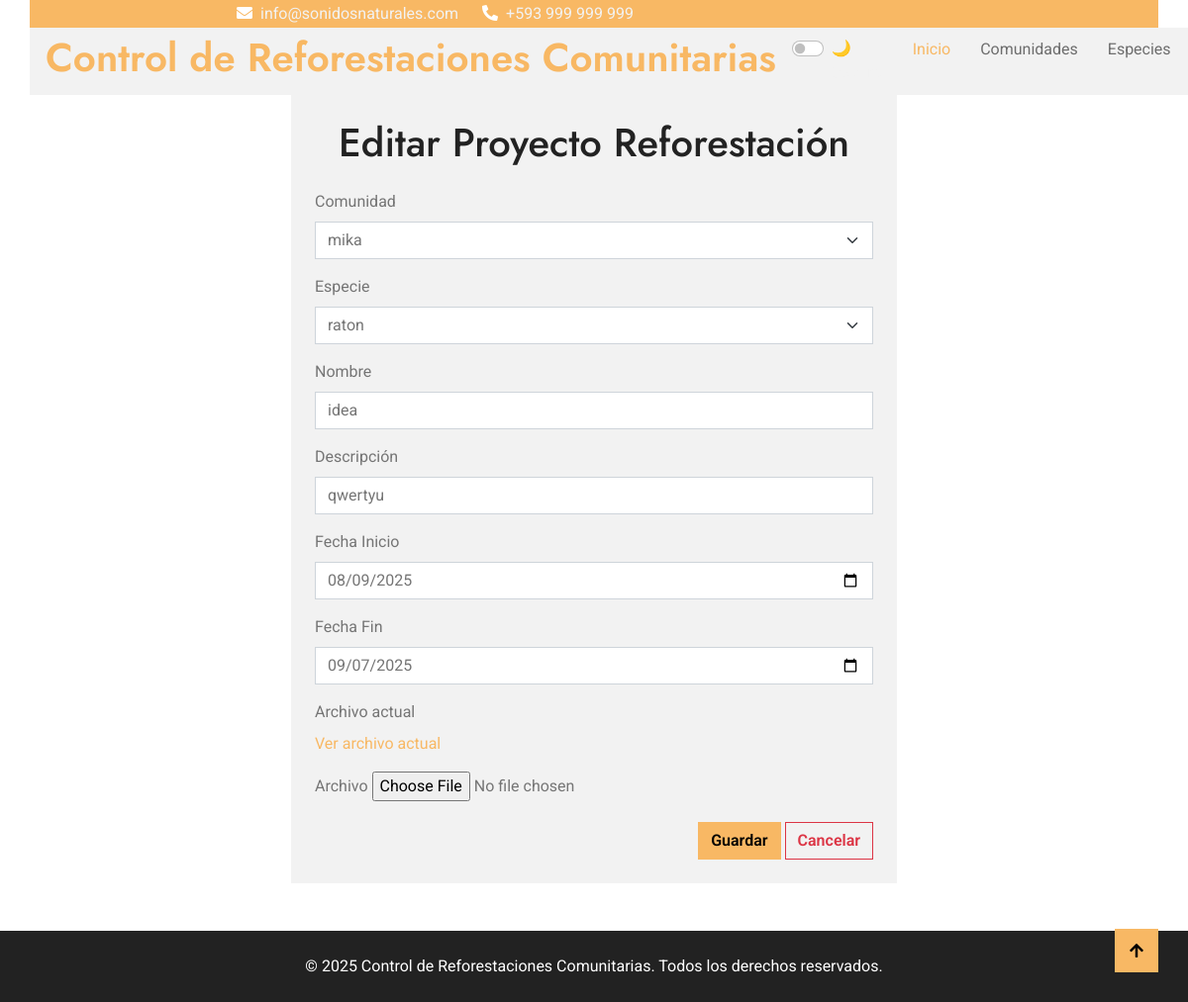
The app's page /proyecto/editar/3/ with its own data.
### Aplicaciones/Proyecto/models.py (models this page shows, shortened)
class Proyecto(models.Model):
    comunidad = models.ForeignKey(Comunidad, on_delete=models.CASCADE)
    especie = models.ForeignKey(Especie, on_delete=models.CASCADE)
    nombre = models.CharField(max_length=100)
    descripcion = models.TextField()
    fecha_inicio = models.DateField()
    fecha_fin = models.DateField()
    archivo = models.FileField(upload_to='media/proyectos/', blank=True)
    creado = models.DateTimeField(auto_now_add=True)
    actualizado = models.DateTimeField(auto_now=True)

### Aplicaciones/Comunidad/models.py (models this page shows, shortened)
class Comunidad(models.Model):
    nombre = models.CharField(max_length=100)
    latitud = models.DecimalField(max_digits=9, decimal_places=6)
    longitud = models.DecimalField(max_digits=9, decimal_places=6)
    descripcion = models.TextField(blank=True)
    creado = models.DateTimeField(auto_now_add=True)
    actualizado = models.DateTimeField(auto_now=True)

### Aplicaciones/Especie/models.py (models this page shows, shortened)
class Especie(models.Model):
    nombre_comun = models.CharField(max_length=100)
    nombre_cientifico = models.CharField(max_length=150, blank=True)
    imagen = models.ImageField(upload_to='media/especies/', blank=True , null=True)
    creado = models.DateTimeField(auto_now_add=True)
    actualizado = models.DateTimeField(auto_now=True)

### Aplicaciones/Proyecto/views.py (the view)
# urls.py: path('editar/<int:id>/', views.editarProyecto, name='editar_proyecto'),
def editarProyecto(request, id):
    proyectoEditar = Proyecto.objects.get(id=id)
    comunidades = Comunidad.objects.all()
    especies = Especie.objects.all()
    return render(request, 'proyecto/editar.html', {
        'proyectoEditar': proyectoEditar,
        'comunidades': comunidades,
        'especies': especies
    })

### Aplicaciones/Proyecto/templates/proyecto/editar.html (shortened to what this page needs)
{% extends "plantilla.html" %}
{% block contenido %}
<div class="row">
    <div class="col-md-3"></div>
    <div class="col-md-6 bg-light p-4 rounded">
        <h1 class="mb-4 text-center">Editar Proyecto Reforestación</h1>
        <form action="{% url 'procesar_edicion_proyecto' %}" method="post" enctype="multipart/form-data">
            <div class="mb-3">
                <label for="comunidad" class="form-label">Comunidad</label>
                <select name="comunidad" id="comunidad" class="form-select">
                    {% for comunidad in comunidades %}
                    <option value="{{ comunidad.id }}" {% if comunidad.id == proyectoEditar.comunidad.id %}selected{% endif %}>
                        {{ comunidad.nombre }}
                    </option>
                    {% endfor %}
                </select>
            </div>
            <div class="mb-3">
                <label for="especie" class="form-label">Especie</label>
                <select name="especie" id="especie" class="form-select">
                    {% for especie in especies %}
                    <option value="{{ especie.id }}" {% if especie.id == proyectoEditar.especie.id %}selected{% endif %}>
                        {{ especie.nombre_comun }}
                    </option>
                    {% endfor %}
                </select>
            </div>
            <div class="mb-3">
                <label for="nombre" class="form-label">Nombre</label>
                <input type="text" name="nombre" id="nombre" class="form-control" value="{{ proyectoEditar.nombre }}">
            </div>
            <div class="mb-3">
                <label for="descripcion" class="form-label">Descripción</label>
                <input type="text" name="descripcion" id="descripcion" class="form-control" value="{{ proyectoEditar.descripcion }}">
            </div>
            <div class="mb-3">
                <label for="fecha_inicio" class="form-label">Fecha Inicio</label>
                <input type="date" name="fecha_inicio" id="fecha_inicio" class="form-control" value="{{ proyectoEditar.fecha_inicio|date:'Y-m-d' }}">
            </div>
            <div class="mb-3">
                <label for="fecha_fin" class="form-label">Fecha Fin</label>
                <input type="date" name="fecha_fin" id="fecha_fin" class="form-control" value="{{ proyectoEditar.fecha_fin|date:'Y-m-d' }}">
            </div>
            <label for="archivo" class="form-label">Archivo actual</label>
            {% if proyectoEditar.archivo %}
                <p><a href="{{ proyectoEditar.archivo.url }}" target="_blank">Ver archivo actual</a></p>
            {% endif %}
            <div class="mb-3">
                <label for="archivo" class="form-label">Archivo</label>
                <input id="archivo" name="archivo" type="file" class="file" data-browse-on-zone-click="true" accept="application/pdf">
            </div>
            <div class="text-end">
                <button type="submit" class="btn btn-primary">Guardar</button>
                <a class="btn btn-outline-danger" href="{% url 'lista_proyecto' %}">Cancelar</a>
            </div>
        </form>
    </div>
    <div class="col-md-3"></div>
</div>
{% endblock %}

### static/environs/css/style.css (style rules this page uses)
.btn { font-weight: 600; transition: .5s; }

### records on screen
Proyecto: comunidad "mika", especie "raton", nombre "idea", descripcion "qwertyu", fecha_inicio "08/09/2025", fecha_fin "09/07/2025"
